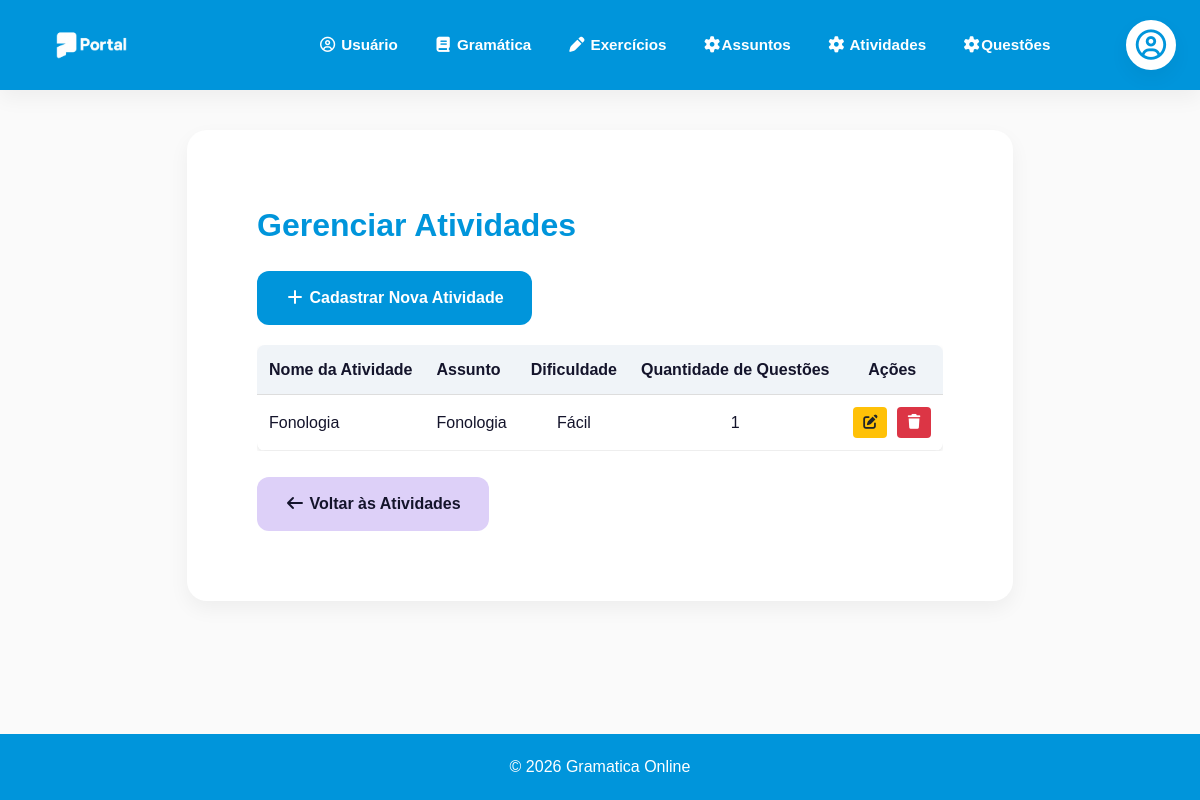
The page /listar_atividades on the database its author committed.
### models.py (models this page shows)
class Atividade(db.Model):
    __tablename__ = "atividade"
    id = db.Column(db.Integer, primary_key=True)
    nome = db.Column(db.String(150), nullable=True)
    dificuldade = db.Column(db.String(50), nullable=True)
    assunto_id = db.Column(db.Integer, db.ForeignKey("assunto.id"), nullable=True)
    assunto = db.relationship("Assunto", back_populates="atividades")
    questoes = db.relationship("Questao", back_populates="atividade", lazy=True, cascade="all, delete-orphan")

class Assunto(db.Model):
    __tablename__ = "assunto"
    id = db.Column(db.Integer, primary_key=True)
    nome = db.Column(db.String(100), nullable=False)
    conteudo = db.Column(db.Text, nullable=True)
    imagem = db.Column(db.String(255), nullable=True)
    arquivo_pdf = db.Column(db.String(255), nullable=True)
    atividades = db.relationship("Atividade", back_populates="assunto", lazy=True)

### app.py (the view)
@app.route('/listar_atividades')
def listar_atividades():
    try:
        atividades = Atividade.query.all()
        assuntos = Assunto.query.all()
        return render_template("listar_atividades.html", atividades=atividades, assuntos=assuntos)
    except Exception as e:
        print("ERRO LISTAR ATIVIDADES:", str(e))
        flash("Erro ao carregar atividades.")
        return redirect(url_for('atividades'))

### templates/listar_atividades.html (shortened to what this page needs)
{% extends "base.html" %}
{% block conteudo %}
        <section class="section">
            <h2>Gerenciar Atividades</h2>
            <p>
                <a href="{{ url_for('cadastrar_atividade') }}" class="btn btn-detalhe">
                    <i class="fa-solid fa-plus"></i> Cadastrar Nova Atividade
                </a>
            </p>
            <div style="margin-top: 20px; overflow-x: auto;">
                <table style="width: 100%; border-collapse: collapse; background: #fff; border-radius: 8px; overflow: hidden; box-shadow: 0 2px 4px rgba(0,0,0,0.1);">
                    <thead>
                        <tr style="background: #f0f4f8;">
                            <th style="padding: 12px; text-align: left; border-bottom: 1px solid #ddd;">Nome da Atividade</th>
                            <th style="padding: 12px; text-align: left; border-bottom: 1px solid #ddd;">Assunto</th>
                            <th style="padding: 12px; text-align: center; border-bottom: 1px solid #ddd;">Dificuldade</th>
                            <th style="padding: 12px; text-align: center; border-bottom: 1px solid #ddd;">Quantidade de Questões</th>
                            <th style="padding: 12px; text-align: center; border-bottom: 1px solid #ddd;">Ações</th>
                        </tr>
                    </thead>
                    <tbody>
                        {% for atividade in atividades %}
                        <tr>
                            <td style="padding: 12px; border-bottom: 1px solid #eee;">{{ atividade.nome }}</td>
                            <td style="padding: 12px; border-bottom: 1px solid #eee;">{{ atividade.assunto.nome }}</td>
                            <td style="padding: 12px; border-bottom: 1px solid #eee; text-align: center;">{{ atividade.dificuldade }}</td>
                            <td style="padding: 12px; border-bottom: 1px solid #eee; text-align: center;">{{ atividade.questoes|length }}</td>
                            <td style="padding: 12px; border-bottom: 1px solid #eee; text-align: center;">
                                <a href="{{ url_for('editar_atividade', id=atividade.id) }}" class="btn" style="padding: 4px 8px; font-size: 0.9em; background: #ffc107; color: #212529; text-decoration: none; border-radius: 4px; margin-right: 5px;">
                                    <i class="fa-solid fa-pen-to-square"></i>
                                </a>
                                <a href="{{ url_for('apagar_atividade', id=atividade.id) }}" class="btn" style="padding: 4px 8px; font-size: 0.9em; background: #dc3545; color: white; text-decoration: none; border-radius: 4px;" onclick="return confirm('Tem certeza que deseja apagar?')">
                                    <i class="fa-solid fa-trash"></i>
                                </a>
                            </td>
                        </tr>
                        {% else %}
                        <tr>
                            <td colspan="5" style="padding: 15px; text-align: center; color: #6c757d;">Nenhuma atividade cadastrada.</td>
                        </tr>
                        {% endfor %}
                    </tbody>
                </table>
            </div>
            <br>
            <a href="{{ url_for('atividades') }}" class="btn btn-gramatica">
                <i class="fa-solid fa-arrow-left"></i> Voltar às Atividades
            </a>
        </section>
{% endblock %}

### static/css/style.css (style rules this page uses)
:root { --primary-blue: #0095DB; --secondary-blue: #D5F7FF; --primary-pink: #FFAFCC; --secondary-pink: #FFECF4; --mint-green: #DFFCF4; --success-green: #00966D; --soft-purple: #DDD0F8; --soft-yellow: #FFF0D4; --bg-light: #FAFAFA; --gray-light: #EDEDED; --gray-medium: #D6D8E7; --text-dark: #14142B; --shadow-soft: 0 8px 20px rgba(0, 0, 0, 0.05); }
* { margin: 0; padding: 0; box-sizing: border-box; }
body { font-family: 'Poppins', 'Nunito', sans-serif; background-color: var(--bg-light); color: var(--text-dark); line-height: 1.6; min-height: 100vh; display: flex; flex-direction: column; }
.section { background: white; border-radius: 20px; padding: 70px; margin-bottom: 30px; box-shadow: var(--shadow-soft); transition: 0.3s; }
h2 { color: var(--primary-blue); margin-bottom: 20px; font-size: 2rem; }
.btn { display: inline-block; background-color: var(--primary-blue); color: white; padding: 14px 28px; border-radius: 12px; text-decoration: none; font-weight: bold; border: none; cursor: pointer; transition: 0.3s; }
.btn-gramatica { background-color: var(--soft-purple); color: var(--text-dark); }

### rows shown on the page
Atividade: nome "Fonologia", assunto.nome "Fonologia", dificuldade "Fácil", questoes|length "1"
